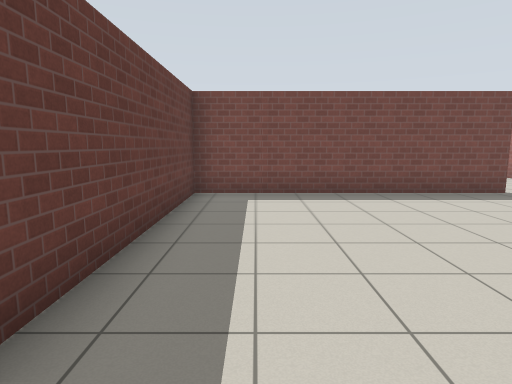
View 1 (above)

15 first-person views from a walk through a Gazebo world. The camera is 1.2 m above the floor, tilts 8° down and sees 75° across. The floor is counted in squares, 1 m on a side. Each view is taken from the middle of a square. On the plan, view 1 faces up. The plan holds only what a view shows up to about 13 squares ahead; the rest is blank. Gazebo's built-in surfaces are drawn with simple patterns.

View 2
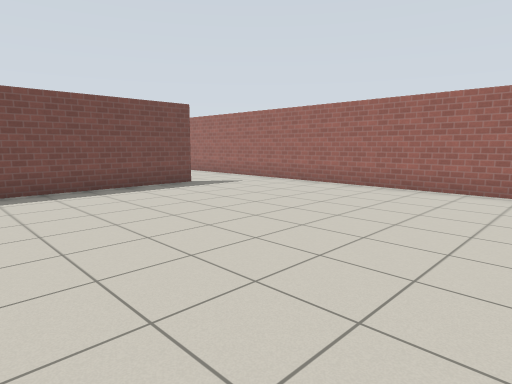

View 3
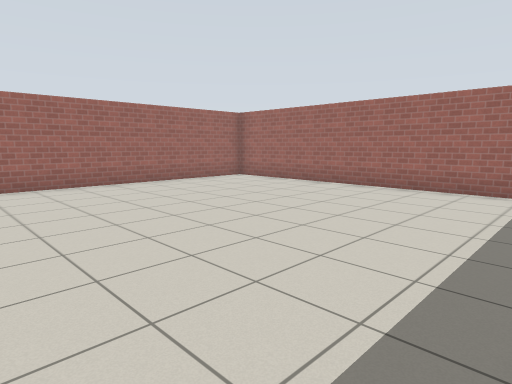

View 4
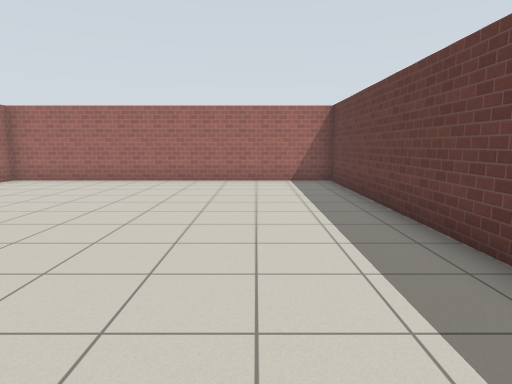

View 5
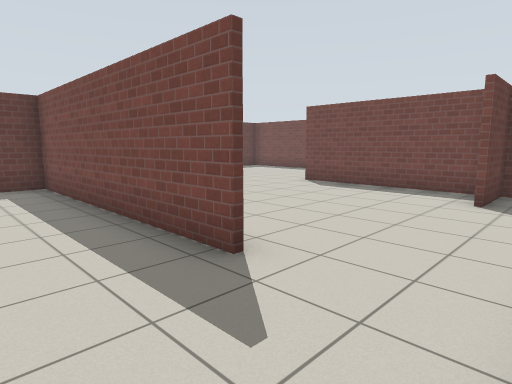

View 6
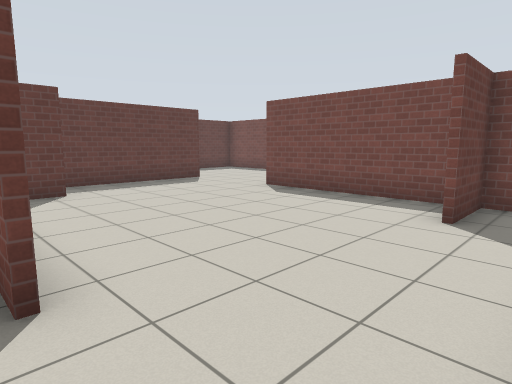

View 7
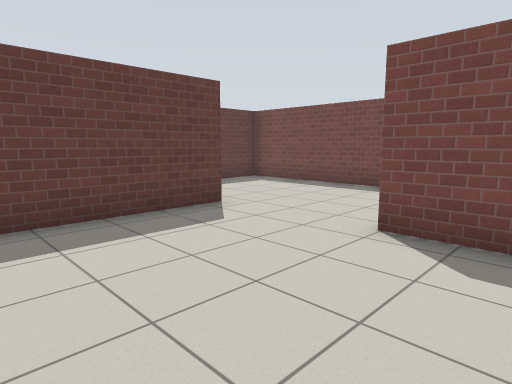

View 8
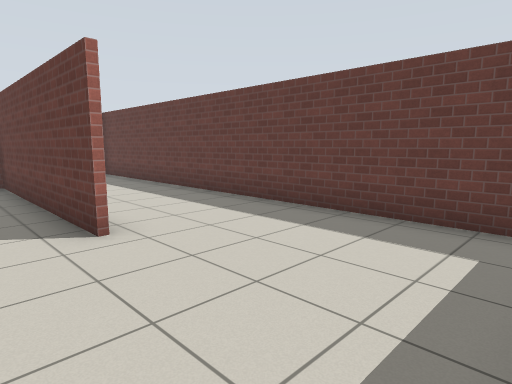

View 9
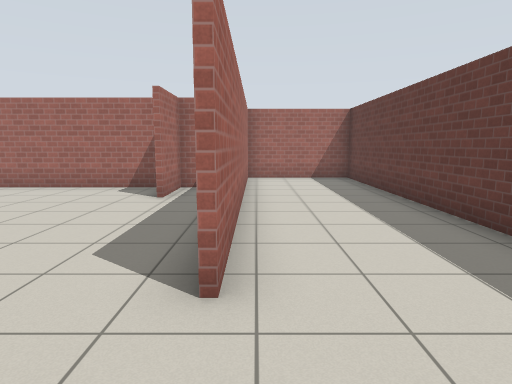

View 10
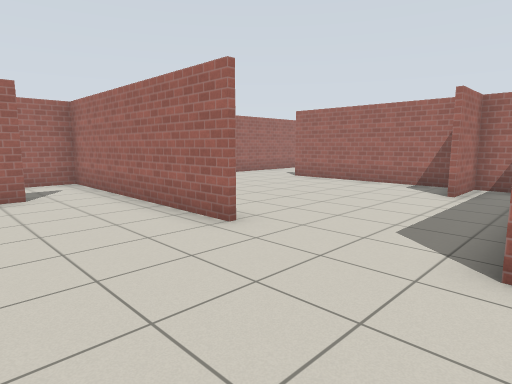

View 11
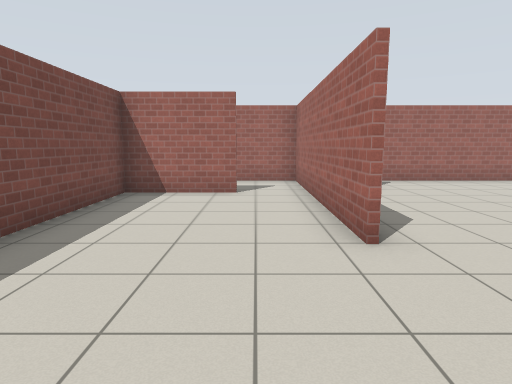

View 12
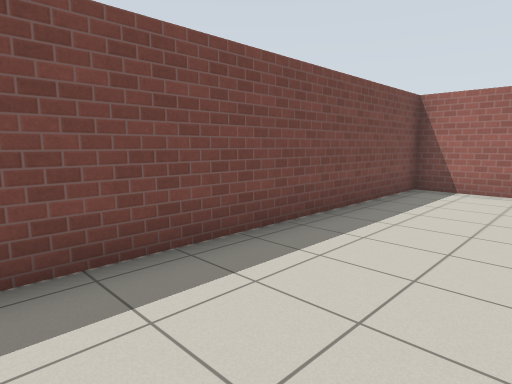

View 13
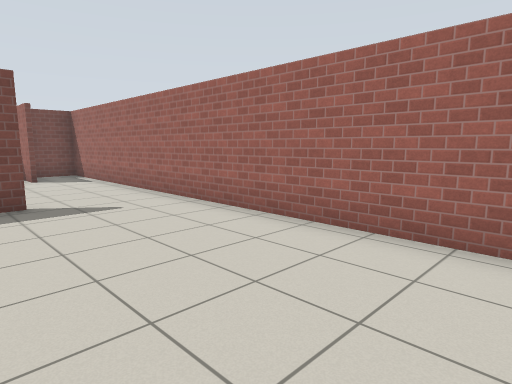

View 14
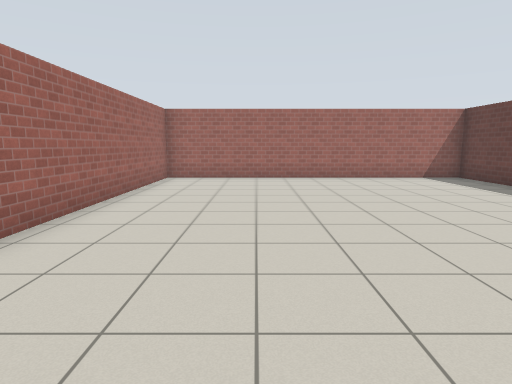

View 15
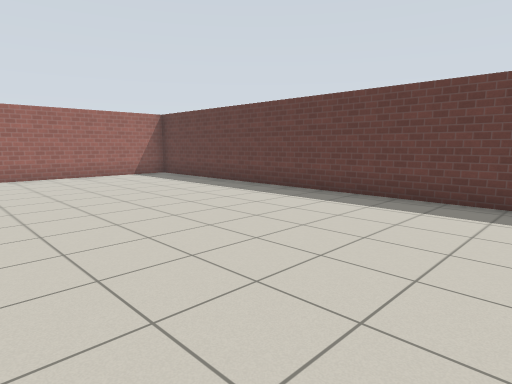

### Floor plan
Points are (right, up) in squares from view 1. A wall is a line through its corners. A room is listed if a view was taken in it or the views show most of it. See-through windows are left out.
Room 1 (views 1, 2, 3, 4, 5, 6, 7, 8, 9, 10, 11, 12, 13, 14, 15)
walls: (0.8, 8.5) (6.1, 8.5); (6.4, 8.3) (-1.6, 8.3) (-1.6, -6.4) (9.3, -6.4) (9.3, 15.5) (7.6, 15.5) (7.6, 13.6); (0.3, 10.4) (0.3, 9.5); (-1.7, 6.4) (-1.7, 15.5); (7.5, 13.6) (7.5, 14.9); (1.9, 15.6) (7.6, 15.6); (7.1, 15.5) (1.9, 15.5); (-1.6, 15.6) (-1.6, 8.5) (0.1, 8.5) (0.1, 10.4); (6.5, 17.4) (6.5, 20.3) (-5.4, 20.3) (-5.4, 5.7) (-1.6, 5.7)
ways out: opening at (7, 17)

Positions as (right, up) in squares from view 1, and headings:
1: (0, 0), facing up
2: (0, -1), facing up-right
3: (-1, 3), facing down-right
4: (1, 5), facing down
5: (9, 6), facing up-left
6: (9, 8), facing up-left
7: (4, 11), facing up-left
8: (0, 20), facing down-left
9: (-2, 18), facing down
10: (-2, 19), facing down-right
11: (-2, 17), facing right
12: (-3, 17), facing up-right
13: (5, 1), facing up-right
14: (6, 6), facing down
15: (6, 7), facing down-left
